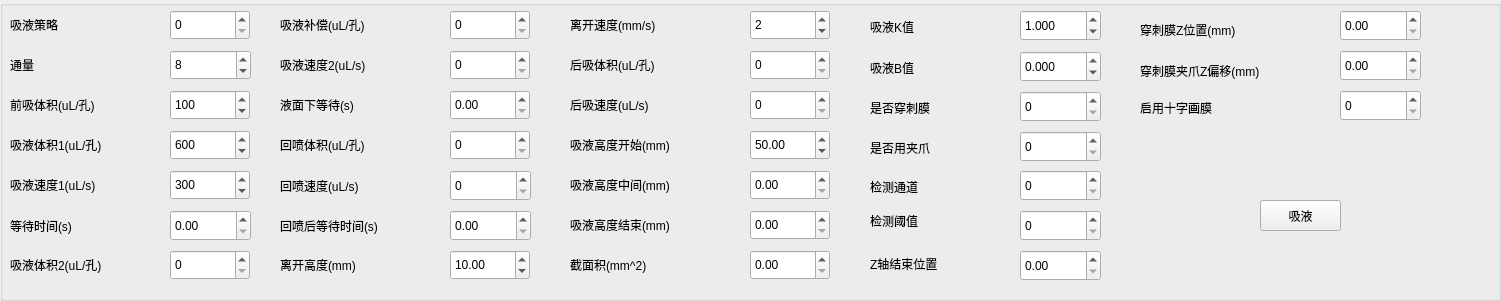
  <widget class="QGroupBox" name="groupBox_4">
   <property name="geometry">
    <rect>
     <x>10</x>
     <y>430</y>
     <width>1501</width>
     <height>301</height>
    </rect>
   </property>
   <property name="font">
    <font>
     <family>Microsoft YaHei UI</family>
     <pointsize>9</pointsize>
     <bold>false</bold>
    </font>
   </property>
   <property name="title">
    <string/>
   </property>
   <widget class="QSpinBox" name="Absorb_Strategy_SBox">
    <property name="geometry">
     <rect>
      <x>170</x>
      <y>10</y>
      <width>80</width>
      <height>30</height>
     </rect>
    </property>
    <property name="font">
     <font>
      <family>Microsoft YaHei UI</family>
      <pointsize>9</pointsize>
      <bold>false</bold>
     </font>
    </property>
    <property name="maximum">
     <number>10000</number>
    </property>
   </widget>
   <widget class="QLabel" name="label_71">
    <property name="geometry">
     <rect>
      <x>10</x>
      <y>10</y>
      <width>150</width>
      <height>30</height>
     </rect>
    </property>
    <property name="font">
     <font>
      <family>Microsoft YaHei UI</family>
      <pointsize>9</pointsize>
      <bold>false</bold>
     </font>
    </property>
    <property name="text">
     <string>吸液策略</string>
    </property>
   </widget>
   <widget class="QDoubleSpinBox" name="Absorb_Liquid_Z_Start_Position_SBox">
    <property name="geometry">
     <rect>
      <x>750</x>
      <y>130</y>
      <width>80</width>
      <height>30</height>
     </rect>
    </property>
    <property name="font">
     <font>
      <family>Microsoft YaHei UI</family>
      <pointsize>9</pointsize>
      <bold>false</bold>
     </font>
    </property>
    <property name="maximum">
     <double>10000.000000000000000</double>
    </property>
    <property name="value">
     <double>50.000000000000000</double>
    </property>
   </widget>
   <widget class="QLabel" name="label_18">
    <property name="geometry">
     <rect>
      <x>570</x>
      <y>130</y>
      <width>171</width>
      <height>30</height>
     </rect>
    </property>
    <property name="font">
     <font>
      <family>Microsoft YaHei UI</family>
      <pointsize>9</pointsize>
      <bold>false</bold>
     </font>
    </property>
    <property name="text">
     <string>吸液高度开始(mm)</string>
    </property>
   </widget>
   <widget class="QSpinBox" name="Absorb_Flux_SBox">
    <property name="geometry">
     <rect>
      <x>170</x>
      <y>50</y>
      <width>81</width>
      <height>30</height>
     </rect>
    </property>
    <property name="font">
     <font>
      <family>Microsoft YaHei UI</family>
      <pointsize>9</pointsize>
      <bold>false</bold>
     </font>
    </property>
    <property name="maximum">
     <number>48</number>
    </property>
    <property name="value">
     <number>8</number>
    </property>
   </widget>
   <widget class="QLabel" name="label_75">
    <property name="geometry">
     <rect>
      <x>10</x>
      <y>50</y>
      <width>150</width>
      <height>30</height>
     </rect>
    </property>
    <property name="font">
     <font>
      <family>Microsoft YaHei UI</family>
      <pointsize>9</pointsize>
      <bold>false</bold>
     </font>
    </property>
    <property name="text">
     <string>通量</string>
    </property>
   </widget>
   <widget class="QSpinBox" name="Absorb_Before_Vol_SBox">
    <property name="geometry">
     <rect>
      <x>170</x>
      <y>90</y>
      <width>80</width>
      <height>30</height>
     </rect>
    </property>
    <property name="font">
     <font>
      <family>Microsoft YaHei UI</family>
      <pointsize>9</pointsize>
      <bold>false</bold>
     </font>
    </property>
    <property name="maximum">
     <number>10000</number>
    </property>
    <property name="value">
     <number>100</number>
    </property>
   </widget>
   <widget class="QLabel" name="label_5">
    <property name="geometry">
     <rect>
      <x>10</x>
      <y>90</y>
      <width>150</width>
      <height>30</height>
     </rect>
    </property>
    <property name="font">
     <font>
      <family>Microsoft YaHei UI</family>
      <pointsize>9</pointsize>
      <bold>false</bold>
     </font>
    </property>
    <property name="text">
     <string>前吸体积(uL/孔)</string>
    </property>
   </widget>
   <widget class="QDoubleSpinBox" name="Absorb_Liquid_Z_Middle_Position_SBox">
    <property name="geometry">
     <rect>
      <x>750</x>
      <y>170</y>
      <width>80</width>
      <height>30</height>
     </rect>
    </property>
    <property name="font">
     <font>
      <family>Microsoft YaHei UI</family>
      <pointsize>9</pointsize>
      <bold>false</bold>
     </font>
    </property>
    <property name="maximum">
     <double>10000.000000000000000</double>
    </property>
    <property name="value">
     <double>0.000000000000000</double>
    </property>
   </widget>
   <widget class="QLabel" name="label_72">
    <property name="geometry">
     <rect>
      <x>570</x>
      <y>170</y>
      <width>171</width>
      <height>30</height>
     </rect>
    </property>
    <property name="font">
     <font>
      <family>Microsoft YaHei UI</family>
      <pointsize>9</pointsize>
      <bold>false</bold>
     </font>
    </property>
    <property name="text">
     <string>吸液高度中间(mm)</string>
    </property>
   </widget>
   <widget class="QDoubleSpinBox" name="Absorb_Liquid_SectionalArea_SBox">
    <property name="geometry">
     <rect>
      <x>750</x>
      <y>250</y>
      <width>80</width>
      <height>30</height>
     </rect>
    </property>
    <property name="font">
     <font>
      <family>Microsoft YaHei UI</family>
      <pointsize>9</pointsize>
      <bold>false</bold>
     </font>
    </property>
    <property name="maximum">
     <double>10000.000000000000000</double>
    </property>
    <property name="value">
     <double>0.000000000000000</double>
    </property>
   </widget>
   <widget class="QLabel" name="label_74">
    <property name="geometry">
     <rect>
      <x>570</x>
      <y>250</y>
      <width>131</width>
      <height>30</height>
     </rect>
    </property>
    <property name="font">
     <font>
      <family>Microsoft YaHei UI</family>
      <pointsize>9</pointsize>
      <bold>false</bold>
     </font>
    </property>
    <property name="text">
     <string>截面积(mm^2)</string>
    </property>
   </widget>
   <widget class="QDoubleSpinBox" name="Absorb_Liquid_Z_End_Position_SBox">
    <property name="geometry">
     <rect>
      <x>750</x>
      <y>210</y>
      <width>80</width>
      <height>30</height>
     </rect>
    </property>
    <property name="font">
     <font>
      <family>Microsoft YaHei UI</family>
      <pointsize>9</pointsize>
      <bold>false</bold>
     </font>
    </property>
    <property name="maximum">
     <double>10000.000000000000000</double>
    </property>
    <property name="value">
     <double>0.000000000000000</double>
    </property>
   </widget>
   <widget class="QLabel" name="label_73">
    <property name="geometry">
     <rect>
      <x>570</x>
      <y>210</y>
      <width>171</width>
      <height>30</height>
     </rect>
    </property>
    <property name="font">
     <font>
      <family>Microsoft YaHei UI</family>
      <pointsize>9</pointsize>
      <bold>false</bold>
     </font>
    </property>
    <property name="text">
     <string>吸液高度结束(mm)</string>
    </property>
   </widget>
   <widget class="QSpinBox" name="Absorb_Vol_1_SBox">
    <property name="geometry">
     <rect>
      <x>170</x>
      <y>130</y>
      <width>80</width>
      <height>30</height>
     </rect>
    </property>
    <property name="font">
     <font>
      <family>Microsoft YaHei UI</family>
      <pointsize>9</pointsize>
      <bold>false</bold>
     </font>
    </property>
    <property name="maximum">
     <number>10000</number>
    </property>
    <property name="value">
     <number>600</number>
    </property>
   </widget>
   <widget class="QSpinBox" name="Absorb_Vol_2_SBox">
    <property name="geometry">
     <rect>
      <x>170</x>
      <y>250</y>
      <width>80</width>
      <height>30</height>
     </rect>
    </property>
    <property name="font">
     <font>
      <family>Microsoft YaHei UI</family>
      <pointsize>9</pointsize>
      <bold>false</bold>
     </font>
    </property>
    <property name="maximum">
     <number>10000</number>
    </property>
    <property name="value">
     <number>0</number>
    </property>
   </widget>
   <widget class="QSpinBox" name="Absorb_Speed_1_SBox">
    <property name="geometry">
     <rect>
      <x>170</x>
      <y>170</y>
      <width>80</width>
      <height>30</height>
     </rect>
    </property>
    <property name="font">
     <font>
      <family>Microsoft YaHei UI</family>
      <pointsize>9</pointsize>
      <bold>false</bold>
     </font>
    </property>
    <property name="maximum">
     <number>10000</number>
    </property>
    <property name="value">
     <number>300</number>
    </property>
   </widget>
   <widget class="QLabel" name="label_11">
    <property name="geometry">
     <rect>
      <x>280</x>
      <y>50</y>
      <width>150</width>
      <height>30</height>
     </rect>
    </property>
    <property name="font">
     <font>
      <family>Microsoft YaHei UI</family>
      <pointsize>9</pointsize>
      <bold>false</bold>
     </font>
    </property>
    <property name="text">
     <string>吸液速度2(uL/s)</string>
    </property>
   </widget>
   <widget class="QLabel" name="label_12">
    <property name="geometry">
     <rect>
      <x>10</x>
      <y>170</y>
      <width>150</width>
      <height>30</height>
     </rect>
    </property>
    <property name="font">
     <font>
      <family>Microsoft YaHei UI</family>
      <pointsize>9</pointsize>
      <bold>false</bold>
     </font>
    </property>
    <property name="text">
     <string>吸液速度1(uL/s)</string>
    </property>
   </widget>
   <widget class="QSpinBox" name="Absorb_Speed_2_SBox">
    <property name="geometry">
     <rect>
      <x>450</x>
      <y>50</y>
      <width>80</width>
      <height>30</height>
     </rect>
    </property>
    <property name="font">
     <font>
      <family>Microsoft YaHei UI</family>
      <pointsize>9</pointsize>
      <bold>false</bold>
     </font>
    </property>
    <property name="maximum">
     <number>10000</number>
    </property>
    <property name="value">
     <number>0</number>
    </property>
   </widget>
   <widget class="QLabel" name="label_8">
    <property name="geometry">
     <rect>
      <x>10</x>
      <y>250</y>
      <width>150</width>
      <height>30</height>
     </rect>
    </property>
    <property name="font">
     <font>
      <family>Microsoft YaHei UI</family>
      <pointsize>9</pointsize>
      <bold>false</bold>
     </font>
    </property>
    <property name="text">
     <string>吸液体积2(uL/孔)</string>
    </property>
   </widget>
   <widget class="QLabel" name="label_6">
    <property name="geometry">
     <rect>
      <x>10</x>
      <y>130</y>
      <width>151</width>
      <height>30</height>
     </rect>
    </property>
    <property name="font">
     <font>
      <family>Microsoft YaHei UI</family>
      <pointsize>9</pointsize>
      <bold>false</bold>
     </font>
    </property>
    <property name="text">
     <string>吸液体积1(uL/孔)</string>
    </property>
   </widget>
   <widget class="QLabel" name="label_20">
    <property name="geometry">
     <rect>
      <x>280</x>
      <y>130</y>
      <width>150</width>
      <height>30</height>
     </rect>
    </property>
    <property name="font">
     <font>
      <family>Microsoft YaHei UI</family>
      <pointsize>9</pointsize>
      <bold>false</bold>
     </font>
    </property>
    <property name="text">
     <string>回喷体积(uL/孔)</string>
    </property>
   </widget>
   <widget class="QDoubleSpinBox" name="Absorb_Wait_Liquid_Below_Time_SBox">
    <property name="geometry">
     <rect>
      <x>450</x>
      <y>90</y>
      <width>80</width>
      <height>30</height>
     </rect>
    </property>
    <property name="font">
     <font>
      <family>Microsoft YaHei UI</family>
      <pointsize>9</pointsize>
      <bold>false</bold>
     </font>
    </property>
    <property name="maximum">
     <double>999.990000000000009</double>
    </property>
    <property name="value">
     <double>0.000000000000000</double>
    </property>
   </widget>
   <widget class="QSpinBox" name="Spray_Back_Vol_SBox">
    <property name="geometry">
     <rect>
      <x>450</x>
      <y>130</y>
      <width>80</width>
      <height>30</height>
     </rect>
    </property>
    <property name="font">
     <font>
      <family>Microsoft YaHei UI</family>
      <pointsize>9</pointsize>
      <bold>false</bold>
     </font>
    </property>
    <property name="maximum">
     <number>10000</number>
    </property>
    <property name="value">
     <number>0</number>
    </property>
   </widget>
   <widget class="QLabel" name="label_7">
    <property name="geometry">
     <rect>
      <x>280</x>
      <y>90</y>
      <width>131</width>
      <height>30</height>
     </rect>
    </property>
    <property name="font">
     <font>
      <family>Microsoft YaHei UI</family>
      <pointsize>9</pointsize>
      <bold>false</bold>
     </font>
    </property>
    <property name="text">
     <string>液面下等待(s)</string>
    </property>
   </widget>
   <widget class="QLabel" name="label_29">
    <property name="geometry">
     <rect>
      <x>280</x>
      <y>10</y>
      <width>150</width>
      <height>30</height>
     </rect>
    </property>
    <property name="font">
     <font>
      <family>Microsoft YaHei UI</family>
      <pointsize>9</pointsize>
      <bold>false</bold>
     </font>
    </property>
    <property name="text">
     <string>吸液补偿(uL/孔)</string>
    </property>
   </widget>
   <widget class="QSpinBox" name="Absorb_Compensated_Vol_SBox">
    <property name="geometry">
     <rect>
      <x>450</x>
      <y>10</y>
      <width>80</width>
      <height>30</height>
     </rect>
    </property>
    <property name="font">
     <font>
      <family>Microsoft YaHei UI</family>
      <pointsize>9</pointsize>
      <bold>false</bold>
     </font>
    </property>
    <property name="maximum">
     <number>10000</number>
    </property>
    <property name="value">
     <number>0</number>
    </property>
   </widget>
   <widget class="QDoubleSpinBox" name="Absorb_Leave_Liquid_Z_Position_SBox">
    <property name="geometry">
     <rect>
      <x>450</x>
      <y>250</y>
      <width>80</width>
      <height>30</height>
     </rect>
    </property>
    <property name="font">
     <font>
      <family>Microsoft YaHei UI</family>
      <pointsize>9</pointsize>
      <bold>false</bold>
     </font>
    </property>
    <property name="maximum">
     <double>10000.000000000000000</double>
    </property>
    <property name="value">
     <double>10.000000000000000</double>
    </property>
   </widget>
   <widget class="QSpinBox" name="Absorb_Leave_Liquid_Z_Speed_SBox">
    <property name="geometry">
     <rect>
      <x>750</x>
      <y>10</y>
      <width>80</width>
      <height>30</height>
     </rect>
    </property>
    <property name="font">
     <font>
      <family>Microsoft YaHei UI</family>
      <pointsize>9</pointsize>
      <bold>false</bold>
     </font>
    </property>
    <property name="maximum">
     <number>10000</number>
    </property>
    <property name="value">
     <number>2</number>
    </property>
   </widget>
   <widget class="QSpinBox" name="Absorb_After_Speed_SBox">
    <property name="geometry">
     <rect>
      <x>750</x>
      <y>90</y>
      <width>80</width>
      <height>30</height>
     </rect>
    </property>
    <property name="font">
     <font>
      <family>Microsoft YaHei UI</family>
      <pointsize>9</pointsize>
      <bold>false</bold>
     </font>
    </property>
    <property name="maximum">
     <number>10000</number>
    </property>
    <property name="value">
     <number>0</number>
    </property>
   </widget>
   <widget class="QLabel" name="label_30">
    <property name="geometry">
     <rect>
      <x>570</x>
      <y>10</y>
      <width>150</width>
      <height>30</height>
     </rect>
    </property>
    <property name="font">
     <font>
      <family>Microsoft YaHei UI</family>
      <pointsize>9</pointsize>
      <bold>false</bold>
     </font>
    </property>
    <property name="text">
     <string>离开速度(mm/s)</string>
    </property>
   </widget>
   <widget class="QSpinBox" name="Absorb_After_Vol_SBox">
    <property name="geometry">
     <rect>
      <x>750</x>
      <y>50</y>
      <width>80</width>
      <height>30</height>
     </rect>
    </property>
    <property name="font">
     <font>
      <family>Microsoft YaHei UI</family>
      <pointsize>9</pointsize>
      <bold>false</bold>
     </font>
    </property>
    <property name="maximum">
     <number>10000</number>
    </property>
    <property name="value">
     <number>0</number>
    </property>
   </widget>
   <widget class="QLabel" name="label_41">
    <property name="geometry">
     <rect>
      <x>570</x>
      <y>50</y>
      <width>150</width>
      <height>30</height>
     </rect>
    </property>
    <property name="font">
     <font>
      <family>Microsoft YaHei UI</family>
      <pointsize>9</pointsize>
      <bold>false</bold>
     </font>
    </property>
    <property name="text">
     <string>后吸体积(uL/孔)</string>
    </property>
   </widget>
   <widget class="QLabel" name="label_43">
    <property name="geometry">
     <rect>
      <x>280</x>
      <y>250</y>
      <width>150</width>
      <height>30</height>
     </rect>
    </property>
    <property name="font">
     <font>
      <family>Microsoft YaHei UI</family>
      <pointsize>9</pointsize>
      <bold>false</bold>
     </font>
    </property>
    <property name="text">
     <string>离开高度(mm)</string>
    </property>
   </widget>
   <widget class="QLabel" name="label_48">
    <property name="geometry">
     <rect>
      <x>570</x>
      <y>90</y>
      <width>150</width>
      <height>30</height>
     </rect>
    </property>
    <property name="font">
     <font>
      <family>Microsoft YaHei UI</family>
      <pointsize>9</pointsize>
      <bold>false</bold>
     </font>
    </property>
    <property name="text">
     <string>后吸速度(uL/s)</string>
    </property>
   </widget>
   <widget class="QLabel" name="label_52">
    <property name="geometry">
     <rect>
      <x>870</x>
      <y>100</y>
      <width>101</width>
      <height>16</height>
     </rect>
    </property>
    <property name="text">
     <string>是否穿刺膜</string>
    </property>
   </widget>
   <widget class="QLabel" name="label_80">
    <property name="geometry">
     <rect>
      <x>870</x>
      <y>140</y>
      <width>101</width>
      <height>16</height>
     </rect>
    </property>
    <property name="text">
     <string>是否用夹爪</string>
    </property>
   </widget>
   <widget class="QSpinBox" name="through_film">
    <property name="geometry">
     <rect>
      <x>1020</x>
      <y>91</y>
      <width>81</width>
      <height>31</height>
     </rect>
    </property>
   </widget>
   <widget class="QSpinBox" name="use_claw">
    <property name="geometry">
     <rect>
      <x>1020</x>
      <y>131</y>
      <width>81</width>
      <height>31</height>
     </rect>
    </property>
   </widget>
   <widget class="QLabel" name="label_81">
    <property name="geometry">
     <rect>
      <x>1140</x>
      <y>20</y>
      <width>151</width>
      <height>20</height>
     </rect>
    </property>
    <property name="text">
     <string>穿刺膜Z位置(mm)</string>
    </property>
   </widget>
   <widget class="QDoubleSpinBox" name="through_film_z_position">
    <property name="geometry">
     <rect>
      <x>1340</x>
      <y>10</y>
      <width>81</width>
      <height>31</height>
     </rect>
    </property>
    <property name="font">
     <font>
      <family>Microsoft YaHei UI</family>
      <pointsize>9</pointsize>
      <bold>false</bold>
     </font>
    </property>
    <property name="maximum">
     <double>9999.989999999999782</double>
    </property>
   </widget>
   <widget class="QDoubleSpinBox" name="aspirate_k">
    <property name="geometry">
     <rect>
      <x>1020</x>
      <y>10</y>
      <width>81</width>
      <height>31</height>
     </rect>
    </property>
    <property name="decimals">
     <number>3</number>
    </property>
    <property name="minimum">
     <double>-1000.000000000000000</double>
    </property>
    <property name="maximum">
     <double>10000.000000000000000</double>
    </property>
    <property name="value">
     <double>1.000000000000000</double>
    </property>
   </widget>
   <widget class="QLabel" name="label_82">
    <property name="geometry">
     <rect>
      <x>870</x>
      <y>19</y>
      <width>72</width>
      <height>15</height>
     </rect>
    </property>
    <property name="text">
     <string>吸液K值</string>
    </property>
   </widget>
   <widget class="QLabel" name="label_83">
    <property name="geometry">
     <rect>
      <x>870</x>
      <y>60</y>
      <width>72</width>
      <height>15</height>
     </rect>
    </property>
    <property name="text">
     <string>吸液B值</string>
    </property>
   </widget>
   <widget class="QDoubleSpinBox" name="aspirate_b">
    <property name="geometry">
     <rect>
      <x>1020</x>
      <y>51</y>
      <width>81</width>
      <height>31</height>
     </rect>
    </property>
    <property name="decimals">
     <number>3</number>
    </property>
    <property name="minimum">
     <double>-1000.000000000000000</double>
    </property>
    <property name="maximum">
     <double>10000.000000000000000</double>
    </property>
   </widget>
   <widget class="QLabel" name="label_88">
    <property name="geometry">
     <rect>
      <x>10</x>
      <y>210</y>
      <width>111</width>
      <height>31</height>
     </rect>
    </property>
    <property name="text">
     <string>等待时间(s)</string>
    </property>
   </widget>
   <widget class="QDoubleSpinBox" name="AspirateWaitDoubleSpinBox">
    <property name="geometry">
     <rect>
      <x>170</x>
      <y>210</y>
      <width>81</width>
      <height>31</height>
     </rect>
    </property>
    <property name="maximum">
     <double>999.990000000000009</double>
    </property>
   </widget>
   <widget class="QLabel" name="label_89">
    <property name="geometry">
     <rect>
      <x>280</x>
      <y>170</y>
      <width>131</width>
      <height>31</height>
     </rect>
    </property>
    <property name="text">
     <string>回喷速度(uL/s)</string>
    </property>
   </widget>
   <widget class="QSpinBox" name="Spray_Back_Speed_SBox">
    <property name="geometry">
     <rect>
      <x>450</x>
      <y>170</y>
      <width>81</width>
      <height>31</height>
     </rect>
    </property>
    <property name="maximum">
     <number>999</number>
    </property>
   </widget>
   <widget class="QLabel" name="label_90">
    <property name="geometry">
     <rect>
      <x>280</x>
      <y>210</y>
      <width>161</width>
      <height>31</height>
     </rect>
    </property>
    <property name="text">
     <string>回喷后等待时间(s)</string>
    </property>
   </widget>
   <widget class="QDoubleSpinBox" name="Spray_Back_wait_DSpinBox">
    <property name="geometry">
     <rect>
      <x>450</x>
      <y>210</y>
      <width>81</width>
      <height>31</height>
     </rect>
    </property>
    <property name="maximum">
     <double>999.990000000000009</double>
    </property>
   </widget>
   <widget class="QLabel" name="label_98">
    <property name="geometry">
     <rect>
      <x>1140</x>
      <y>60</y>
      <width>191</width>
      <height>21</height>
     </rect>
    </property>
    <property name="text">
     <string>穿刺膜夹爪Z偏移(mm)</string>
    </property>
   </widget>
   <widget class="QDoubleSpinBox" name="through_film_z_offset">
    <property name="geometry">
     <rect>
      <x>1340</x>
      <y>50</y>
      <width>81</width>
      <height>31</height>
     </rect>
    </property>
    <property name="maximum">
     <double>999.990000000000009</double>
    </property>
   </widget>
   <widget class="QLabel" name="label_99">
    <property name="geometry">
     <rect>
      <x>870</x>
      <y>176</y>
      <width>81</width>
      <height>21</height>
     </rect>
    </property>
    <property name="text">
     <string>检测通道</string>
    </property>
   </widget>
   <widget class="QSpinBox" name="check_channel">
    <property name="geometry">
     <rect>
      <x>1020</x>
      <y>170</y>
      <width>81</width>
      <height>31</height>
     </rect>
    </property>
   </widget>
   <widget class="QLabel" name="label_100">
    <property name="geometry">
     <rect>
      <x>870</x>
      <y>210</y>
      <width>81</width>
      <height>21</height>
     </rect>
    </property>
    <property name="text">
     <string>检测阈值</string>
    </property>
   </widget>
   <widget class="QSpinBox" name="check_threshold">
    <property name="geometry">
     <rect>
      <x>1020</x>
      <y>210</y>
      <width>81</width>
      <height>31</height>
     </rect>
    </property>
    <property name="maximum">
     <number>999999</number>
    </property>
   </widget>
   <widget class="QLabel" name="label_110">
    <property name="geometry">
     <rect>
      <x>870</x>
      <y>256</y>
      <width>111</width>
      <height>16</height>
     </rect>
    </property>
    <property name="text">
     <string>Z轴结束位置</string>
    </property>
   </widget>
   <widget class="QDoubleSpinBox" name="ZFinishDSpinBox">
    <property name="geometry">
     <rect>
      <x>1020</x>
      <y>250</y>
      <width>81</width>
      <height>31</height>
     </rect>
    </property>
    <property name="minimum">
     <double>0.000000000000000</double>
    </property>
    <property name="maximum">
     <double>999.990000000000009</double>
    </property>
   </widget>
   <widget class="QLabel" name="label_111">
    <property name="geometry">
     <rect>
      <x>1140</x>
      <y>100</y>
      <width>121</width>
      <height>16</height>
     </rect>
    </property>
    <property name="text">
     <string>启用十字画膜</string>
    </property>
   </widget>
   <widget class="QSpinBox" name="CrossExpandspinBox">
    <property name="geometry">
     <rect>
      <x>1340</x>
      <y>90</y>
      <width>81</width>
      <height>31</height>
     </rect>
    </property>
   </widget>
   <widget class="QPushButton" name="pushButton_20">
    <property name="geometry">
     <rect>
      <x>1260</x>
      <y>200</y>
      <width>81</width>
      <height>31</height>
     </rect>
    </property>
    <property name="text">
     <string>吸液</string>
    </property>
   </widget>
  </widget>
